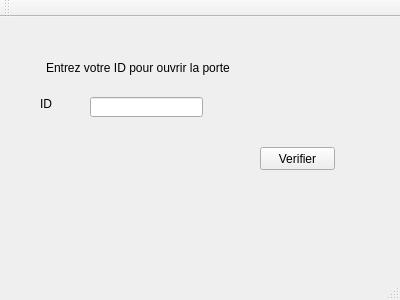
<?xml version="1.0" encoding="UTF-8"?>
<ui version="4.0">
 <class>MainWindow</class>
 <widget class="QMainWindow" name="MainWindow">
  <property name="geometry">
   <rect>
    <x>0</x>
    <y>0</y>
    <width>400</width>
    <height>300</height>
   </rect>
  </property>
  <property name="windowTitle">
   <string>MainWindow</string>
  </property>
  <widget class="QWidget" name="centralWidget">
   <widget class="QLabel" name="label_3">
    <property name="geometry">
     <rect>
      <x>56</x>
      <y>170</y>
      <width>171</width>
      <height>31</height>
     </rect>
    </property>
    <property name="text">
     <string/>
    </property>
   </widget>
   <widget class="QLabel" name="label">
    <property name="geometry">
     <rect>
      <x>40</x>
      <y>80</y>
      <width>47</width>
      <height>14</height>
     </rect>
    </property>
    <property name="text">
     <string>ID</string>
    </property>
   </widget>
   <widget class="QPushButton" name="pushButton">
    <property name="geometry">
     <rect>
      <x>260</x>
      <y>130</y>
      <width>75</width>
      <height>23</height>
     </rect>
    </property>
    <property name="text">
     <string>Verifier</string>
    </property>
   </widget>
   <widget class="QLineEdit" name="lineEdit">
    <property name="geometry">
     <rect>
      <x>90</x>
      <y>80</y>
      <width>113</width>
      <height>20</height>
     </rect>
    </property>
   </widget>
   <widget class="QLabel" name="label_2">
    <property name="geometry">
     <rect>
      <x>46</x>
      <y>30</y>
      <width>201</width>
      <height>41</height>
     </rect>
    </property>
    <property name="text">
     <string>Entrez votre ID pour ouvrir la porte</string>
    </property>
   </widget>
  </widget>
  <widget class="QToolBar" name="mainToolBar">
   <attribute name="toolBarArea">
    <enum>TopToolBarArea</enum>
   </attribute>
   <attribute name="toolBarBreak">
    <bool>false</bool>
   </attribute>
  </widget>
  <widget class="QStatusBar" name="statusBar"/>
 </widget>
 <layoutdefault spacing="6" margin="11"/>
 <resources/>
 <connections/>
</ui>
